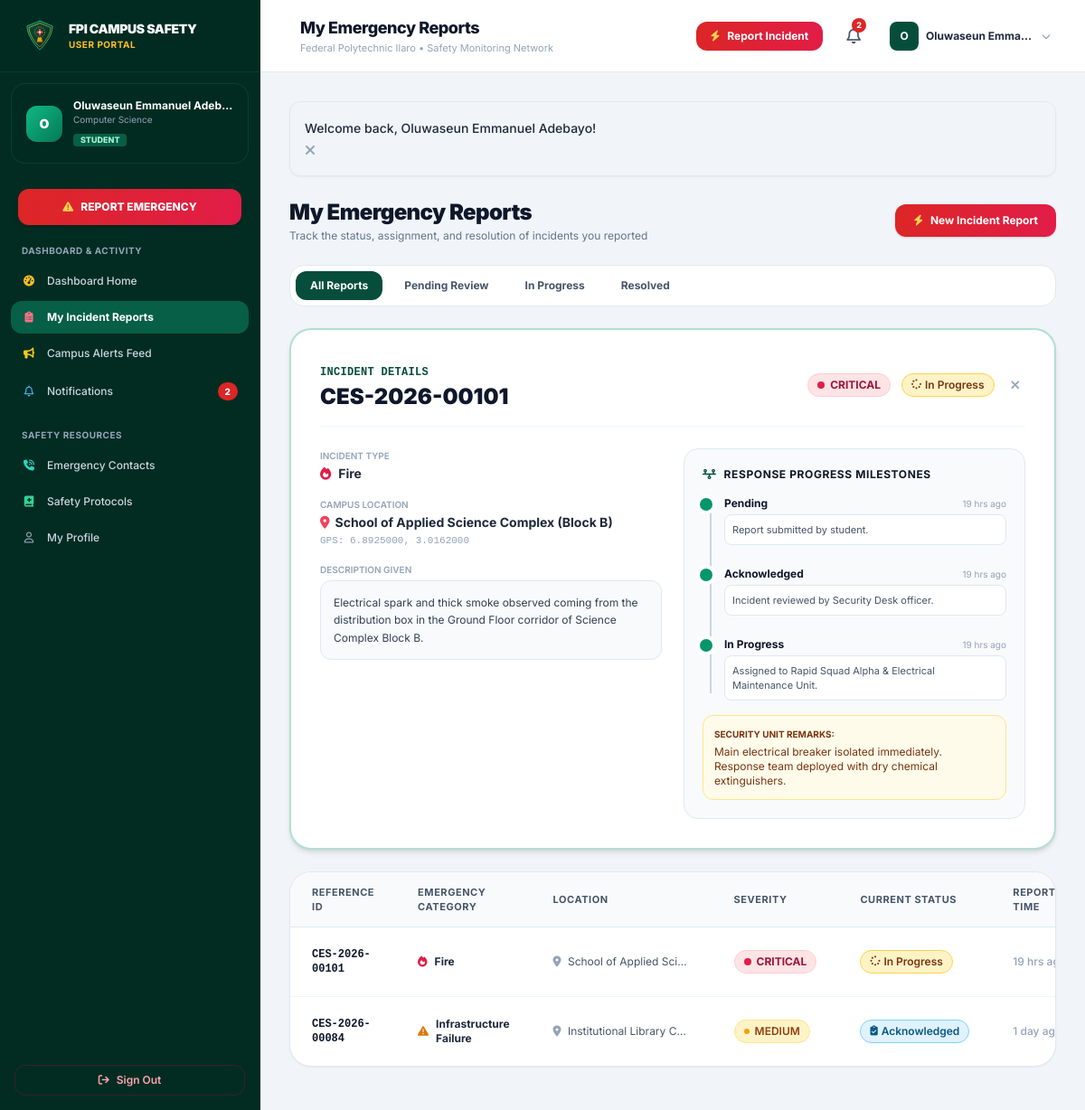
Page /student/my-reports.php?ref=CES-2026-00101 (signed in) on the committed database.
### tables this page shows
CREATE TABLE `emergency_reports` (
  `id` INT UNSIGNED AUTO_INCREMENT PRIMARY KEY,
  `report_reference` VARCHAR(30) NOT NULL UNIQUE,
  `user_id` INT UNSIGNED NULL,
  `emergency_type` ENUM(
    'Fire', 
    'Medical Emergency', 
    'Security Threat', 
    'Accident', 
    'Theft', 
    'Violence', 
    'Gas Leak', 
    'Infrastructure Failure', 
    'Natural Hazard', 
    'Other'
  ) NOT NULL,
  `description` TEXT NOT NULL,
  `location_id` INT UNSIGNED NULL,
  `location_name` VARCHAR(255) NOT NULL,
  `latitude` DECIMAL(10, 7) NULL,
  `longitude` DECIMAL(10, 7) NULL,
  `severity` ENUM('Low', 'Medium', 'High', 'Critical') NOT NULL DEFAULT 'Medium',
  `image_path` MEDIUMTEXT DEFAULT NULL,
  `reporter_phone` VARCHAR(25) DEFAULT NULL,
  `allow_contact` TINYINT(1) NOT NULL DEFAULT 1,
  `status` ENUM('Pending', 'Acknowledged', 'In Progress', 'Resolved', 'Rejected') NOT NULL DEFAULT 'Pending',
  `assigned_to` VARCHAR(150) DEFAULT NULL,
  `admin_notes` TEXT DEFAULT NULL,
  `resolved_at` TIMESTAMP NULL DEFAULT NULL,
  `created_at` TIMESTAMP DEFAULT CURRENT_TIMESTAMP,
  `updated_at` TIMESTAMP DEFAULT CURRENT_TIMESTAMP ON UPDATE CURRENT_TIMESTAMP,
  FOREIGN KEY (`user_id`) REFERENCES `users`(`id`) ON DELETE SET NULL,
  FOREIGN KEY (`location_id`) REFERENCES `campus_locations`(`id`) ON DELETE SET NULL,
  INDEX `idx_reports_status` (`status`),
  INDEX `idx_reports_severity` (`severity`),
  INDEX `idx_reports_type` (`emergency_type`),
  INDEX `idx_reports_created` (`created_at`)
);

CREATE TABLE `report_timeline` (
  `id` INT UNSIGNED AUTO_INCREMENT PRIMARY KEY,
  `report_id` INT UNSIGNED NOT NULL,
  `action_by` INT UNSIGNED NULL,
  `status_from` VARCHAR(50) DEFAULT NULL,
  `status_to` VARCHAR(50) NOT NULL,
  `notes` TEXT DEFAULT NULL,
  `created_at` TIMESTAMP DEFAULT CURRENT_TIMESTAMP,
  FOREIGN KEY (`report_id`) REFERENCES `emergency_reports`(`id`) ON DELETE CASCADE,
  FOREIGN KEY (`action_by`) REFERENCES `users`(`id`) ON DELETE SET NULL
);

### student/my-reports.php (the view, shortened to what the rows shown need)
<?php
require_once __DIR__ . '/../includes/nav-portal.php';
$userId = $user['id'];
$pdo = getDB();
$selectedRef = clean_input($_GET['ref'] ?? '');
$sql = "SELECT * FROM emergency_reports WHERE user_id = ?";
$params = [$userId];
$sql .= " ORDER BY created_at DESC";
$stmt = $pdo->prepare($sql);
$stmt->execute($params);
$reports = $stmt->fetchAll();
$detailReport = null;
$timeline = [];
if (!empty($selectedRef)) {
    $detailStmt = $pdo->prepare("SELECT * FROM emergency_reports WHERE report_reference = ? AND user_id = ?");
    $detailStmt->execute([$selectedRef, $userId]);
    $detailReport = $detailStmt->fetch();
    if ($detailReport) {
        $tlStmt = $pdo->prepare("
            SELECT t.*, u.name as actor_name, u.role as actor_role
            FROM report_timeline t
            LEFT JOIN users u ON t.action_by = u.id
            WHERE t.report_id = ?
            ORDER BY t.created_at ASC
        ");
        $tlStmt->execute([$detailReport['id']]);
        $timeline = $tlStmt->fetchAll();
    }
}
?>
<div class="space-y-6">
    <div class="flex flex-col sm:flex-row sm:items-center justify-between gap-4">
        <div>
            <h2 class="text-2xl font-black text-slate-900 tracking-tight">My Emergency Reports</h2>
        </div>
    </div>
    <?php if ($detailReport): ?>
    <div class="bg-white rounded-3xl border-2 border-emerald-600/30 p-6 sm:p-8 shadow-md space-y-6">
        <div class="flex flex-col sm:flex-row sm:items-center justify-between gap-3 pb-4 border-b border-slate-100">
            <div>
                <span class="text-xs font-mono font-bold text-fpi-800 uppercase tracking-wide">INCIDENT DETAILS</span>
                <h3 class="text-2xl font-black text-slate-900 mt-0.5"><?= e($detailReport['report_reference']) ?></h3>
            </div>
            <div class="flex items-center gap-3">
                <?= get_severity_badge($detailReport['severity']) ?>
                <?= get_status_badge($detailReport['status']) ?>
                <a href="<?= BASE_URL ?>/student/my-reports.php" class="text-slate-400 hover:text-slate-600 p-1.5 rounded-lg text-sm" title="Close details">
                    <i class="fa-solid fa-xmark"></i>
                </a>
            </div>
        </div>
        <div class="grid grid-cols-1 md:grid-cols-2 gap-6">
            <div class="space-y-4 text-xs">
                <div>
                    <span class="text-slate-400 font-semibold block uppercase text-[10px]">Incident Type</span>
                    <p class="font-bold text-slate-800 text-sm mt-0.5 flex items-center gap-2">
                        <i class="<?= get_emergency_icon($detailReport['emergency_type']) ?>"></i>
                        <?= e($detailReport['emergency_type']) ?>
                    </p>
                </div>
                <div>
                    <span class="text-slate-400 font-semibold block uppercase text-[10px]">Campus Location</span>
                    <p class="font-bold text-slate-800 text-sm mt-0.5 flex items-center gap-1.5">
                        <i class="fa-solid fa-location-dot text-rose-500"></i>
                        <?= e($detailReport['location_name']) ?>
                    </p>
                    <?php if ($detailReport['latitude'] && $detailReport['longitude']): ?>
                    <p class="text-[11px] text-slate-400 font-mono mt-0.5">GPS: <?= e($detailReport['latitude']) ?>, <?= e($detailReport['longitude']) ?></p>
                    <?php endif; ?>
                </div>
                <div>
                    <span class="text-slate-400 font-semibold block uppercase text-[10px]">Description Given</span>
                    <div class="p-3.5 rounded-xl bg-slate-50 border border-slate-200 text-slate-700 leading-relaxed mt-1 text-xs">
                        <?= nl2br(e($detailReport['description'])) ?>
                    </div>
                </div>
            </div>
            <div class="bg-slate-50 rounded-2xl p-5 border border-slate-200 space-y-4">
                <h4 class="text-xs font-bold text-slate-900 uppercase tracking-wider flex items-center gap-2">
                    <i class="fa-solid fa-timeline text-fpi-800"></i>
                    Response Progress Milestones
                </h4>
                <?php if (!empty($timeline)): ?>
                <div class="relative pl-6 space-y-6 before:absolute before:left-2 before:top-2 before:bottom-2 before:w-0.5 before:bg-slate-300">
                    <?php foreach ($timeline as $t): ?>
                    <div class="relative group">
                        <div class="absolute -left-[27px] top-0.5 w-3.5 h-3.5 rounded-full bg-emerald-600 ring-4 ring-white"></div>
                        <div class="text-xs">
                            <div class="flex items-center justify-between gap-2">
                                <span class="font-bold text-slate-900"><?= e($t['status_to']) ?></span>
                                <span class="text-[10px] text-slate-400"><?= time_ago($t['created_at']) ?></span>
                            </div>
                            <?php if (!empty($t['notes'])): ?>
                                <p class="text-slate-600 text-[11px] mt-1 bg-white p-2 rounded-lg border border-slate-200"><?= e($t['notes']) ?></p>
                            <?php endif; ?>
                        </div>
                    </div>
                    <?php endforeach; ?>
                </div>
                <?php else: ?>
                    <p class="text-xs text-slate-400">Incident logged with Central Security Operations.</p>
                <?php endif; ?>
                <?php if (!empty($detailReport['admin_notes'])): ?>
                <div class="p-3 rounded-xl bg-amber-50 border border-amber-200 text-xs text-amber-900 space-y-1">
                    <span class="font-bold block uppercase text-[10px]">Security Unit Remarks:</span>
                    <p><?= nl2br(e($detailReport['admin_notes'])) ?></p>
                </div>
                <?php endif; ?>
            </div>
        </div>
    </div>
    <?php endif; ?>
    <div class="bg-white rounded-3xl border border-slate-200 shadow-sm overflow-hidden">
        <?php if (!empty($reports)): ?>
        <div class="overflow-x-auto">
            <table class="w-full text-left text-xs">
                <thead class="bg-slate-50 border-b border-slate-200 text-slate-600 font-bold uppercase tracking-wider text-[11px]">
                    <tr>
                        <th class="py-3.5 px-6">Reference ID</th>
                        <th class="py-3.5 px-6">Emergency Category</th>
                        <th class="py-3.5 px-6">Location</th>
                        <th class="py-3.5 px-6">Severity</th>
                        <th class="py-3.5 px-6">Current Status</th>
                        <th class="py-3.5 px-6">Reported Time</th>
                    </tr>
                </thead>
                <tbody class="divide-y divide-slate-100">
                    <?php foreach ($reports as $rep): ?>
                    <tr class="hover:bg-slate-50/80 transition">
                        <td class="py-4 px-6 font-mono font-bold text-slate-900">
                            <?= e($rep['report_reference']) ?>
                        </td>
                        <td class="py-4 px-6">
                            <div class="flex items-center gap-2 font-bold text-slate-800">
                                <i class="<?= get_emergency_icon($rep['emergency_type']) ?>"></i>
                                <span><?= e($rep['emergency_type']) ?></span>
                            </div>
                        </td>
                        <td class="py-4 px-6 text-slate-600 max-w-[200px] truncate">
                            <i class="fa-solid fa-location-dot text-slate-400 mr-1"></i>
                            <?= e($rep['location_name']) ?>
                        </td>
                        <td class="py-4 px-6">
                            <?= get_severity_badge($rep['severity']) ?>
                        </td>
                        <td class="py-4 px-6">
                            <?= get_status_badge($rep['status']) ?>
                        </td>
                        <td class="py-4 px-6 text-slate-400 font-medium">
                            <?= time_ago($rep['created_at']) ?>
                        </td>
                    </tr>
                    <?php endforeach; ?>
                </tbody>
            </table>
        </div>
        <?php endif; ?>
    </div>
</div>
<?php require_once __DIR__ . '/../includes/footer-portal.php'; ?>

### includes/functions.php (shortened to what the rows shown need)
<?php
function e(?string $str): string {
    return htmlspecialchars($str ?? '', ENT_QUOTES, 'UTF-8');
}
function get_severity_badge(string $severity): string {
    switch (ucfirst(strtolower($severity))) {
        case 'Critical':
            return '<span class="inline-flex items-center gap-1.5 px-2.5 py-1 rounded-full text-xs font-bold bg-rose-100 text-rose-800 border border-rose-200"><span class="w-2 h-2 rounded-full bg-rose-600 animate-pulse"></span>CRITICAL</span>';
        case 'Medium':
            return '<span class="inline-flex items-center gap-1.5 px-2.5 py-1 rounded-full text-xs font-semibold bg-amber-100 text-amber-800 border border-amber-200"><span class="w-1.5 h-1.5 rounded-full bg-amber-500"></span>MEDIUM</span>';
    }
}
function get_status_badge(string $status): string {
    switch (ucwords(strtolower($status))) {
        case 'Acknowledged':
            return '<span class="inline-flex items-center gap-1 px-2.5 py-1 rounded-full text-xs font-semibold bg-sky-100 text-sky-800 border border-sky-300"><i class="fa-solid fa-clipboard-check text-[11px]"></i> Acknowledged</span>';
        case 'In Progress':
            return '<span class="inline-flex items-center gap-1 px-2.5 py-1 rounded-full text-xs font-semibold bg-amber-100 text-amber-900 border border-amber-300"><i class="fa-solid fa-spinner fa-spin text-[11px]"></i> In Progress</span>';
    }
}
function get_emergency_icon(string $type): string {
    $icons = [
        'Fire'                  => 'fa-solid fa-fire text-rose-600',
        'Medical Emergency'     => 'fa-solid fa-kit-medical text-red-600',
        'Security Threat'       => 'fa-solid fa-shield-halved text-indigo-600',
        'Accident'              => 'fa-solid fa-car-burst text-orange-600',
        'Theft'                 => 'fa-solid fa-mask text-purple-600',
        'Violence'              => 'fa-solid fa-hand-fist text-red-700',
        'Gas Leak'              => 'fa-solid fa-smog text-yellow-600',
        'Infrastructure Failure'=> 'fa-solid fa-triangle-exclamation text-amber-600',
        'Natural Hazard'        => 'fa-solid fa-cloud-bolt text-teal-600',
        'Other'                 => 'fa-solid fa-circle-exclamation text-slate-600'
    ];
    return $icons[$type] ?? 'fa-solid fa-triangle-exclamation text-slate-600';
}
function time_ago($datetime): string {
    $time = is_numeric($datetime) ? (int)$datetime : strtotime($datetime);
    $diff = time() - $time;
    if ($diff < 60) {
        return 'Just now';
    } elseif ($diff < 3600) {
        $m = floor($diff / 60);
        return $m . ($m > 1 ? ' mins ago' : ' min ago');
    } elseif ($diff < 86400) {
        $h = floor($diff / 3600);
        return $h . ($h > 1 ? ' hrs ago' : ' hr ago');
    } elseif ($diff < 604800) {
        $d = floor($diff / 86400);
        return $d . ($d > 1 ? ' days ago' : ' day ago');
    } else {
        return date('M j, Y g:i A', $time);
    }
}

### rows in the picture
emergency_reports: report_reference "CES-2026-00101", emergency_type "Fire", location_name "School of Applied Science Complex (Block B)", latitude "6.8925000", longitude "3.0162000", description "Electrical spark and thick smoke observed coming from the distribution box in the Ground Floor corridor of Science Complex Block B.", admin_notes "Main electrical breaker isolated immediately. Response team deployed with dry chemical extinguishers.", location_name "School of Applied Sci…", severity "Critical" (drawn), status "In Progress" (drawn), created_at "19 hrs…"
report_timeline: status_to "Pending", created_at "19 hrs ago", notes "Report submitted by student."
report_timeline: status_to "Acknowledged", created_at "19 hrs ago", notes "Incident reviewed by Security Desk officer."
report_timeline: status_to "In Progress", created_at "19 hrs ago", notes "Assigned to Rapid Squad Alpha & Electrical Maintenance Unit."
emergency_reports: report_reference "CES-2026-00084", emergency_type "Infrastructure Failure", location_name "Institutional Library C…", severity "Medium" (drawn), status "Acknowledged" (drawn), created_at "1 day…"

### other values in the picture
substr($user['name'], 0, 1) "O"
$user['name'] "Oluwaseun Emmanuel Adeb…"
$user['department'] "Computer Science"
$user['role'] "STUDENT"
$unreadNotifCount "2"
$pageTitle "My Emergency Reports"
$user['name'] "Oluwaseun Emma…"
$msg "Welcome back, Oluwaseun Emmanuel Adebayo!"
